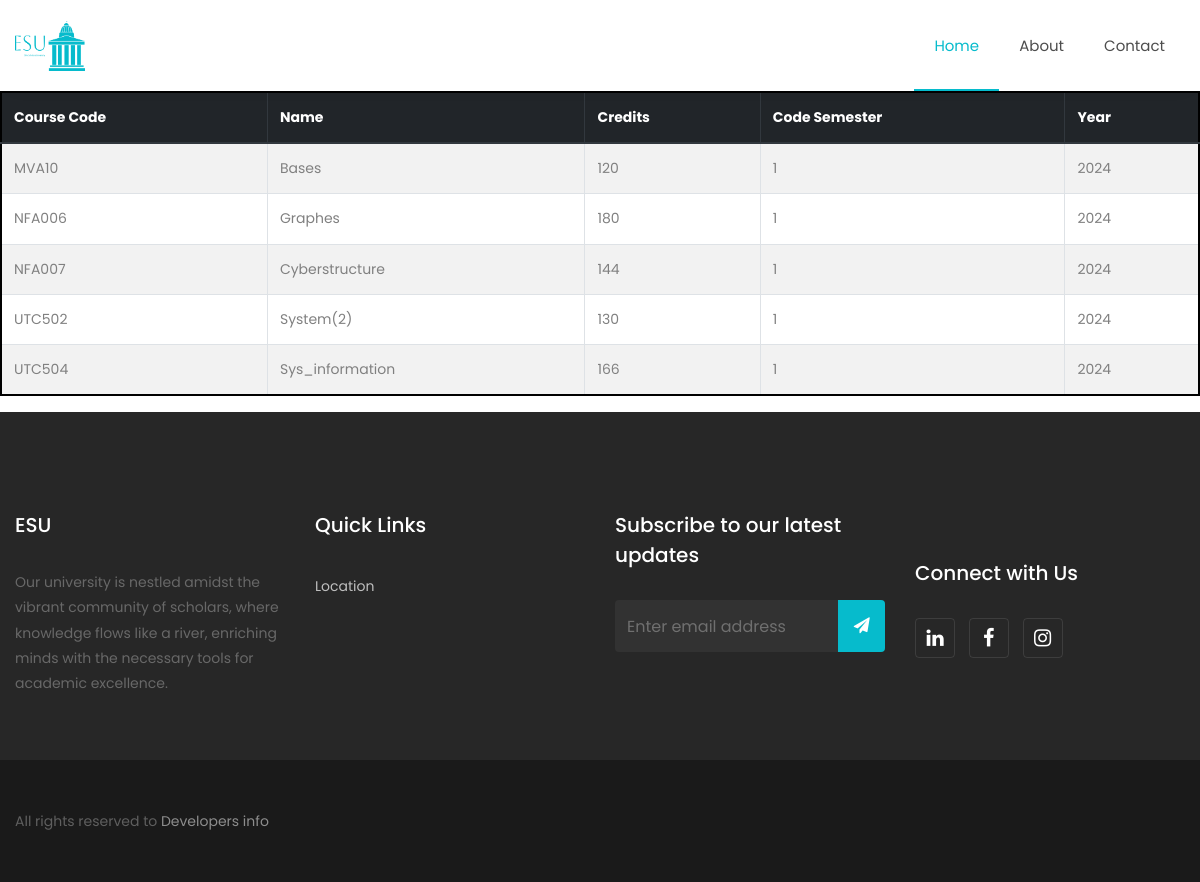
Screenshot of /src/HomePage/DisplayDiplomaCourses.php?CodeD=LGA1013 with the database file from the repository.
### tables this page shows
CREATE TABLE `course` (
  `CourseCode` varchar(6) NOT NULL,
  `Name` varchar(40) NOT NULL,
  `Credits` int(3) DEFAULT NULL,
  `IDA` int(4) NOT NULL,
  `IDD` int(4) NOT NULL,
  `CodeD` varchar(10) NOT NULL,
  `CodeSemester` varchar(6) NOT NULL,
  `Year` int(4) NOT NULL
);

### src/HomePage/DisplayDiplomaCourses.php (the view, shortened to what this page needs)
<?php include "../../Backend/Connection/connection.php";
$CodeD=$_GET['CodeD'];
?>
<!DOCTYPE html>
<html lang="en">
<head>
  <link rel="stylesheet" href="https://stackpath.bootstrapcdn.com/font-awesome/4.7.0/css/font-awesome.min.css">
  <link rel="stylesheet" href="../../css/animate.css">
  <link rel="stylesheet" href="../../css/owl.carousel.min.css">
  <link rel="stylesheet" href="../../css/owl.theme.default.min.css">
  <link rel="stylesheet" href="../../css/magnific-popup.css">
  <link rel="stylesheet" href="../../css/style.css">
</head>
<body>
  <nav class="navbar navbar-expand-lg navbar-dark ftco_navbar bg-dark ftco-navbar-light" id="ftco-navbar">
    <div class="container">
      <a class="navbar-brand" href="../HomePage/HomePage.php"><img src="../../assets/LogoFolder/ESUWD.png" alt="Logo" width="70px" height="50px"></a>
      <div class="collapse navbar-collapse" id="ftco-nav">
        <ul class="navbar-nav ml-auto">
          <li class="nav-item active"><a href="../HomePage/HomePage.php" class="nav-link">Home</a></li>
          <li class="nav-item dropdown">
          <li class="nav-item"><a href="../About/about.php" class="nav-link">About</a></li>
          <li class="nav-item"><a href="../Contact/contact.php" class="nav-link">Contact</a></li>
        </ul>
      </div>
    </div>
  </nav>
  <div class="table-responsive">
    <table class="table table-striped table-bordered table-hover" style="border: 2px solid black">
      <thead class="thead-dark">
        <tr>
          <th scope="col">Course Code</th>
          <th scope="col">Name</th>
          <th scope="col">Credits</th>
          <th scope="col">Code Semester</th>
          <th scope="col">Year</th>
        </tr>
      </thead>
      <tbody>
        <?php
        $q = "select CourseCode,Name,Credits,CodeSemester,Year
              from course
              where CodeD='$CodeD'";
        $res = $PDO->prepare($q);
        $res->execute();
        while ($row = $res->fetch()) {
          echo "<tr class='coloredRow'>";
          echo "<td>" . $row[0] . "</td>";
          echo "<td>" . $row[1] . "</td>";
          echo "<td>" . $row[2] . "</td>";
          echo "<td>" . $row[3] . "</td>";
          echo "<td>" . $row[4] . "</td>";
          echo "</tr>";
        }
        ?>
      </tbody>
    </table>
    <?php include "../Footer/footer.php"; ?>
</body>
</html>

### rows the page displays
course: CourseCode "MVA10", Name "Bases", Credits "120", CodeSemester "1", Year "2024"
course: CourseCode "NFA006", Name "Graphes", Credits "180", CodeSemester "1", Year "2024"
course: CourseCode "NFA007", Name "Cyberstructure", Credits "144", CodeSemester "1", Year "2024"
course: CourseCode "UTC502", Name "System(2)", Credits "130", CodeSemester "1", Year "2024"
course: CourseCode "UTC504", Name "Sys_information", Credits "166", CodeSemester "1", Year "2024"
